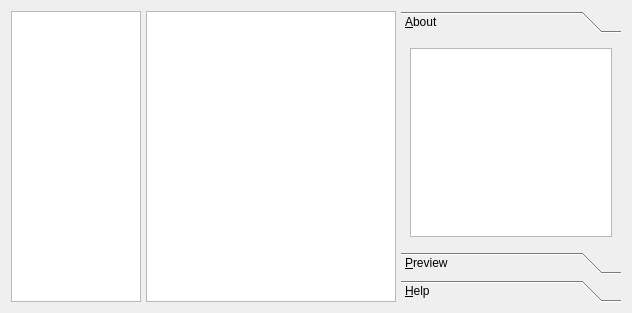
<?xml version="1.0" encoding="UTF-8"?>
<ui version="4.0">
 <class>nftwidget</class>
 <widget class="QWidget" name="nftwidget">
  <property name="geometry">
   <rect>
    <x>0</x>
    <y>0</y>
    <width>628</width>
    <height>313</height>
   </rect>
  </property>
  <property name="windowTitle">
   <string notr="true">Form</string>
  </property>
  <layout class="QHBoxLayout" name="horizontalLayout">
   <property name="spacing">
    <number>5</number>
   </property>
   <item>
    <widget class="QListWidget" name="categoryList">
     <property name="sizePolicy">
      <sizepolicy hsizetype="Preferred" vsizetype="Expanding">
       <horstretch>0</horstretch>
       <verstretch>0</verstretch>
      </sizepolicy>
     </property>
     <property name="minimumSize">
      <size>
       <width>130</width>
       <height>200</height>
      </size>
     </property>
     <property name="maximumSize">
      <size>
       <width>140</width>
       <height>16777215</height>
      </size>
     </property>
    </widget>
   </item>
   <item>
    <widget class="QListWidget" name="tnailGrid">
     <property name="minimumSize">
      <size>
       <width>250</width>
       <height>0</height>
      </size>
     </property>
     <property name="contextMenuPolicy">
      <enum>Qt::ActionsContextMenu</enum>
     </property>
     <property name="spacing">
      <number>5</number>
     </property>
     <property name="viewMode">
      <enum>QListView::IconMode</enum>
     </property>
    </widget>
   </item>
   <item>
    <widget class="QToolBox" name="toolBox">
     <property name="minimumSize">
      <size>
       <width>220</width>
       <height>16</height>
      </size>
     </property>
     <property name="currentIndex">
      <number>0</number>
     </property>
     <widget class="QWidget" name="aboutPage">
      <property name="geometry">
       <rect>
        <x>0</x>
        <y>0</y>
        <width>220</width>
        <height>202</height>
       </rect>
      </property>
      <attribute name="label">
       <string>&amp;About</string>
      </attribute>
      <layout class="QGridLayout">
       <property name="leftMargin">
        <number>9</number>
       </property>
       <property name="topMargin">
        <number>9</number>
       </property>
       <property name="rightMargin">
        <number>9</number>
       </property>
       <property name="bottomMargin">
        <number>9</number>
       </property>
       <property name="spacing">
        <number>6</number>
       </property>
       <item row="0" column="0">
        <widget class="QTextBrowser" name="textBrowser"/>
       </item>
      </layout>
     </widget>
     <widget class="QWidget" name="previewPage">
      <property name="geometry">
       <rect>
        <x>0</x>
        <y>0</y>
        <width>112</width>
        <height>112</height>
       </rect>
      </property>
      <attribute name="label">
       <string>&amp;Preview</string>
      </attribute>
      <layout class="QGridLayout" name="_2">
       <property name="leftMargin">
        <number>9</number>
       </property>
       <property name="topMargin">
        <number>9</number>
       </property>
       <property name="rightMargin">
        <number>9</number>
       </property>
       <property name="bottomMargin">
        <number>9</number>
       </property>
       <property name="spacing">
        <number>6</number>
       </property>
       <item row="0" column="0">
        <widget class="QListWidget" name="imageView">
         <property name="viewMode">
          <enum>QListView::IconMode</enum>
         </property>
        </widget>
       </item>
      </layout>
     </widget>
     <widget class="QWidget" name="helpPage">
      <property name="geometry">
       <rect>
        <x>0</x>
        <y>0</y>
        <width>112</width>
        <height>112</height>
       </rect>
      </property>
      <attribute name="label">
       <string>&amp;Help</string>
      </attribute>
      <layout class="QGridLayout" name="_3">
       <property name="leftMargin">
        <number>9</number>
       </property>
       <property name="topMargin">
        <number>9</number>
       </property>
       <property name="rightMargin">
        <number>9</number>
       </property>
       <property name="bottomMargin">
        <number>9</number>
       </property>
       <property name="spacing">
        <number>6</number>
       </property>
       <item row="0" column="0">
        <widget class="QTextBrowser" name="helpBrowser"/>
       </item>
      </layout>
     </widget>
    </widget>
   </item>
  </layout>
 </widget>
 <resources/>
 <connections/>
</ui>
